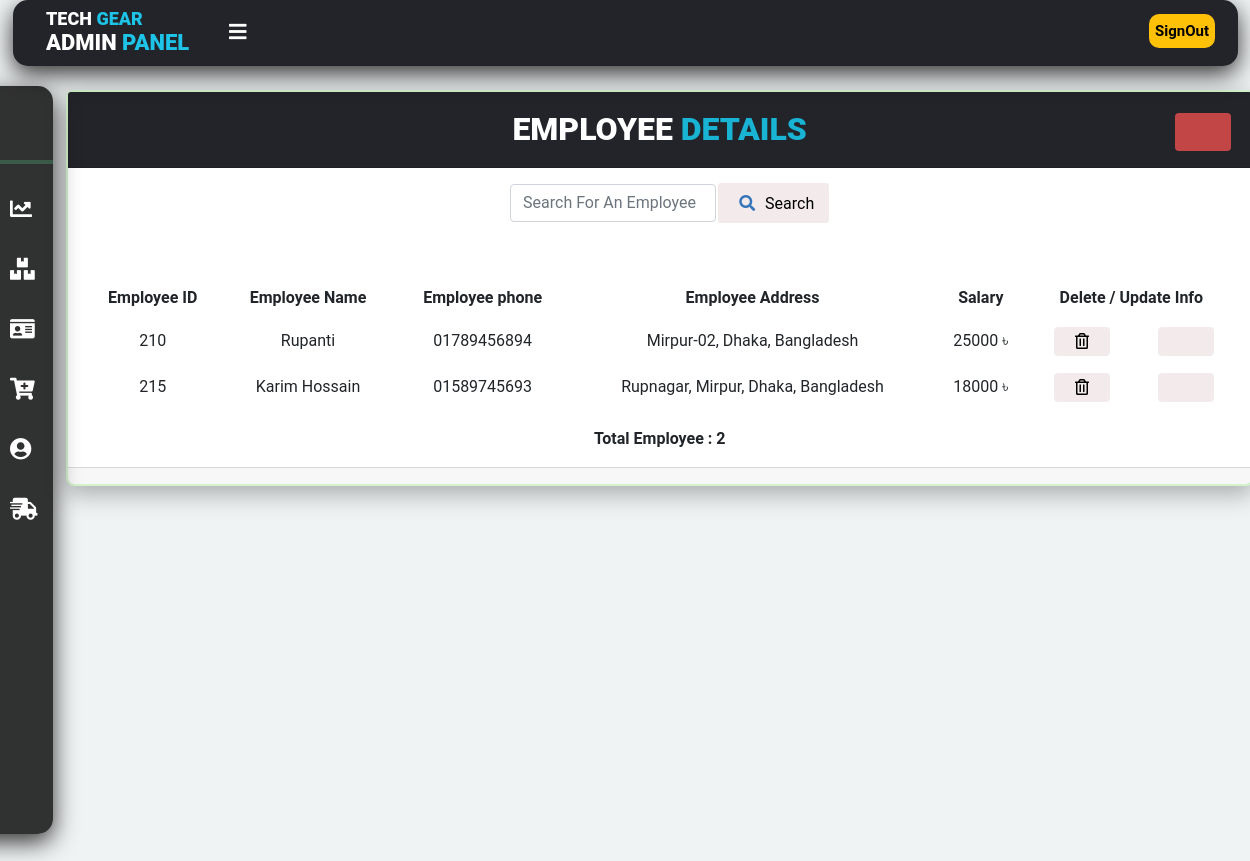
The app's page /admin_empdetails.php (signed in) with its own data.
### tables this page shows
CREATE TABLE `employee` (
  `emp_id` int(100) NOT NULL,
  `emp_name` varchar(100) NOT NULL,
  `emp_phone` int(100) NOT NULL,
  `emp_address` varchar(100) NOT NULL,
  `salary` varchar(100) NOT NULL
);

### admin_empdetails.php (the view, shortened to what this page needs)
<!DOCTYPE html>
<html lang="en">
<head>
    <link rel="stylesheet" href="https://pro.fontawesome.com/releases/v5.10.0/css/all.css"/>
    <link href="https://cdn.jsdelivr.net/npm/bootstrap@5.1.3/dist/css/bootstrap.min.css" rel="stylesheet">
    <link rel="stylesheet" href="admin_orderlist.css">
</head>
<body>
<header>
    <label for="check">
<i class="fas fa-bars" id="sidebar-btn"></i>
</label>
<div class="left-area">
<h3>Tech <span>Gear</span></h3>
</div>
<div class="right-area">
<h3>Admin <span>Panel</span> </h3>
<button  type="button" onclick="document.location='logout.php'" class="btn btn-warning">SignOut</button>
</div>
</header>
<div class="sidebar">
          <center>
            <h4>Welcome, <?php echo $_SESSION['admin'];?></h4>
            <hr></hr>
          </center>
          <a href="admin.php"><i class="fas fa-chart-line"></i><span>Dashboard</span></a>
<a href="admin_orderlist.php"><i class="fas fa-boxes"></i><span>Order Details</span> </a>
<a href="admin_empdetails.php"><i class="fas fa-id-card"></i><span>Employee Details</span> </a>
<a href="admin_product.php"><i class="fas fa-cart-plus"></i><span>Product Details</span> </a>
<a href="admin_customer.php"><i class="fas fa-user-circle"></i><span>Customer Details</span> </a>
<a href="admin_ship.php"><i class="fas fa-shipping-fast"></i><span>Shipping Details</span> </a>
</div>
<div class="content">
<div class="card text-center">
  <div class="card-header">
   <h2>&nbsp;&nbsp;&nbsp;&nbsp;&nbsp;&nbsp;&nbsp;Employee<span> Details</span><button  type="button" onclick="document.location='admin_empadd.php'" class="btn btn-secondary"><i class="far fa-user-plus"></i></button></h2>
  </div>
  <div class="card-body">
    <h5 class="card-title"><div class="input-group mb-3">
            <form action="admin_empsearch.php" method="POST">
            <input type="text" name="search" class="form-control" placeholder="Search For An Employee" autocomplete="off" required>
            <button type="submit" name="submit" class="btn btn-light"><i class="fas fa-search"></i>&nbsp;Search</button>
</div></h5>
    <p class="card-text"><table class="table table-hover">
    <tr>
    <th>Employee&nbsp;ID</th>
    <th>Employee&nbsp;Name </th>
    <th>Employee&nbsp;phone</th>
    <th>Employee&nbsp;Address</th>
    <th>Salary</th>
    <th colspan="3">Delete&nbsp;/&nbsp;Update&nbsp;Info</th>
  </tr>
  <?php
  include 'connect.php';
mysqli_select_db($connection,'store');
$display = "select *from employee";
$display_result = mysqli_query($connection,$display);
$count = "Select count(emp_id) as total from employee";
$run = mysqli_query($connection,$count);
$result = mysqli_fetch_assoc($run);
while($fetch_display = mysqli_fetch_assoc($display_result))
{?>
<tr>
<td><?php echo $fetch_display['emp_id']?></td>
    <td><?php echo $fetch_display['emp_name']?></td>
    <td>0<?php echo $fetch_display['emp_phone']?></td>
    <td><?php echo $fetch_display['emp_address']?></td>
    <td><?php echo $fetch_display['salary']?>&nbsp;&#x09F3</td>
    <?php echo' <td> <a class="btn btn-light" href="admin_empremove.php?empid='.$fetch_display['emp_id'].'role="button"><i class="far fa-trash-alt"></i></a></td>'?>
    <?php echo' <td> <a class="btn btn-light" href="admin_empedit.php?empid='.$fetch_display['emp_id'].'role="button"><i class="far fa-user-edit"></i><b></b></a></td>'?>
</tr> <?php }?>
</table></p>
<b>Total Employee : <?php echo $result['total']?></b>
  </div>
  <div class="card-footer text-muted">
  </div>
</div>
</div>
</body>
</html>

### admin_orderlist.css (style rules this page uses)
* { margin: 0; padding:0 ; font-family: "Roboto", sans-serif; }
body { margin: 0 ; padding: 0 ; font-family: "Roboto", sans-serif; background: #f0f3f4; }
header { position: fixed; background: #22242A; padding: 33px; width: 98%; height: 32px; box-shadow: 0px 8px 24px rgba(0,0,0,0.8); left: 13px; border-radius: 15px; z-index: 1; top: 0; }
.left-area h3 { color: #fff; margin: 0; text-transform: uppercase; font-size: 18px; font-weight:900; margin-top: -49px; }
.left-area span { color: #1DC4E7; }
.right-area h3 { color: #fff; margin: 0; text-transform: uppercase; font-size: 22px; font-weight:900; }
.right-area span { color:#1DC4E7; }
.btn-warning { padding: 6px; float: right; margin-top: -42px; margin-right:-10px; font-size:15px; font-weight:600; color: rgb(0, 0, 0); transition: 0.6s; transition-property:background; outline: none; border: none; border-radius:10px; }
.sidebar { background-color: rgba(0, 0, 0, 0.8); margin-top: 86px; padding-top: 35px; position: fixed; left: 12px; width: 253px; height: 84%; box-sizing: border-box; transition: 0.5s; transition-property: left; box-shadow: 0px 8px 24px rgba(0,0,0,0.8); border-radius:15px; top: 0px; z-index: 1; }
.input-group { position: block; display: flex; flex-wrap: wrap; align-items: stretch; width: 206px; left: 37%; }
.input-group .btn { position: block; z-index: 2; top: -50%; left: 78%; width: 54%; border-radius: 3px; line-height: 24px; }
.sidebar hr { color: rgb(132, 184, 230); border: 2px solid #58d68d ; }
.sidebar h4 { color: #fff; margin-top: 0; margin-bottom: 20px; font-size: 16px; }
.sidebar a { color: #fff; display: block; width: 100%; line-height: 60px; text-decoration: none; padding-left: 40px; box-sizing: border-box; transition:0.4s; transition-property:background; }
.sidebar i { padding-right: 15px; }
label #sidebar-btn { z-index: 1; color: #fff; position: fixed; cursor: pointer; left: 229px; font-size: 20px; margin: 5px 0; transition: 0.5s; transition-property: all; transition-property: color; top: 17px; }
#check:checked ~ .sidebar { left: -200px; }
#check:checked ~ .sidebar a { font-size: 22px; margin-left: 170px; width: 80px; }
.content { margin-left:250px; width: 100%; height: 100vh; transition: 0.5s; }
#check:checked ~ .content { margin-left:40px; }
.card { position: relative; display: flex; flex-direction: column; min-width: 0; word-wrap: break-word; background-color: #fff; background-clip: border-box; border: 2px solid #caf1c3d9; border-radius: 8px; width: 95%; left: 26px; z-index: 0; margin-top: 90px; box-shadow: 0px 8px 24px rgba(0,0,0,0.3); }
.card-header { padding: 0.5rem 1rem; margin-bottom: 0; background-color: rgba(0,0,0,.03); border-bottom: 1pxsolid rgba(0,0,0,.125); background: #22242A; }
.card-body { flex: 1 1 auto; padding: 1rem 1rem; }
.card-header h2 { color: #ffff; text-transform: uppercase; font-weight:900; margin-top:10px ; }
.card-header span { color: #19B3D3; font-weight:900; margin-top:10px ; }
.card-body h5 { font-size:22px; font-weight:600; }
.card-text { margin-top:0px; position: relative; top:-20px; }
.card .fas { margin: 6px; color: #3775bb; }
.table { --bs-table-bg: transparent; --bs-table-accent-bg: transparent; --bs-table-striped-color: #212529; --bs-table-striped-bg: rgba(0, 0, 0, 0.05); --bs-table-active-color: #212529; --bs-table-active-bg: rgba(0, 0, 0, 0.1); --bs-table-hover-color: #212529; --bs-table-hover-bg: rgba(0, 0, 0, 0.075); width: 100%; margin-bottom: 1rem; color: #212529; vertical-align:middle; border-color: #6eaae600; }
.btn-light { width: 56px; outline: none; border-radius: 0px; border-top-left-radius: 0px; border-bottom-left-radius: 0px; margin-bottom: 0px; position: relative; transition: 0.4s all; border: none; line-height: 16px; left: 3%; border-radius: 4px; transition: ease-in-out 0.9s; background :rgb(243, 235, 235); }
.btn-secondary { width: 56px; outline: none; border-radius: 0px; border-top-left-radius: 0px; border-bottom-left-radius: 0px; margin-bottom: 0px; position: relative; transition: 0.4s all; border: none; line-height: 26px; left: 32%; border-radius: 4px; transition: ease-in-out 0.9s; background :#c34646; }

### records on screen
employee: emp_id "210", emp_name "Rupanti", emp_phone "1789456894", emp_address "Mirpur-02, Dhaka, Bangladesh", salary "25000"
employee: emp_id "215", emp_name "Karim Hossain", emp_phone "1589745693", emp_address "Rupnagar, Mirpur, Dhaka, Bangladesh", salary "18000"

### other values on screen
$result['total'] "2"
